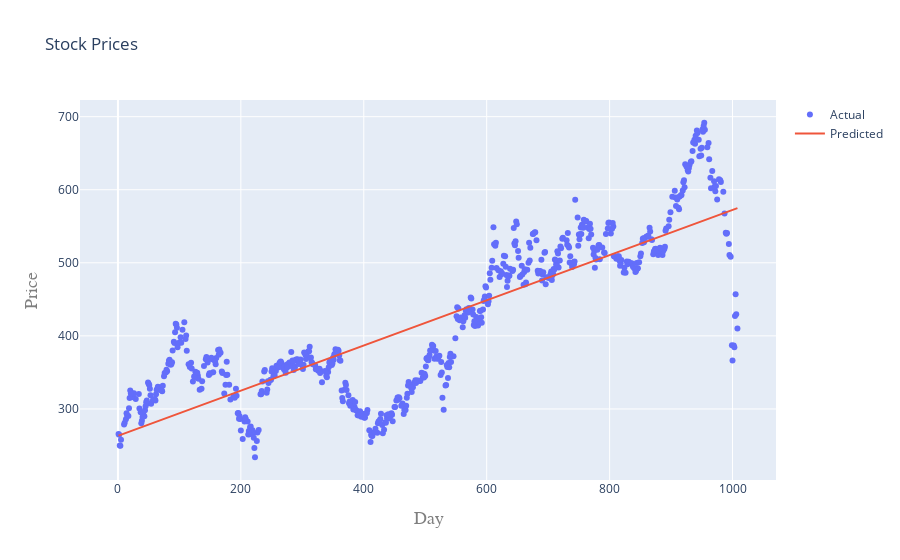

The notebook cell saved with this chart:
### Code cell
iplot(plot2)

### Figure 1 — Plotly figure (JSON) as saved in the notebook; plotly's stock layout.template omitted (floating-point values rounded to 4 significant figures; data arrays with more than 128 entries replaced by an {"elided": "..."} marker saying what was removed)
{"data": [{"mode": "markers", "name": "Actual", "type": "scatter", "x": {"elided": "706 int values"}, "y": {"elided": "706 float values"}}, {"mode": "lines", "name": "Predicted", "type": "scatter", "x": {"elided": "706 int values"}, "y": {"elided": "706 float values"}}], "layout": {"title": {"text": "Stock Prices"}, "xaxis": {"title": {"font": {"color": "#7f7f7f", "family": "Courier New,monospace", "size": 18}, "text": "Day"}}, "yaxis": {"title": {"font": {"color": "#7f7f7f", "family": "Courier New,monospace", "size": 18}, "text": "Price"}}}}
